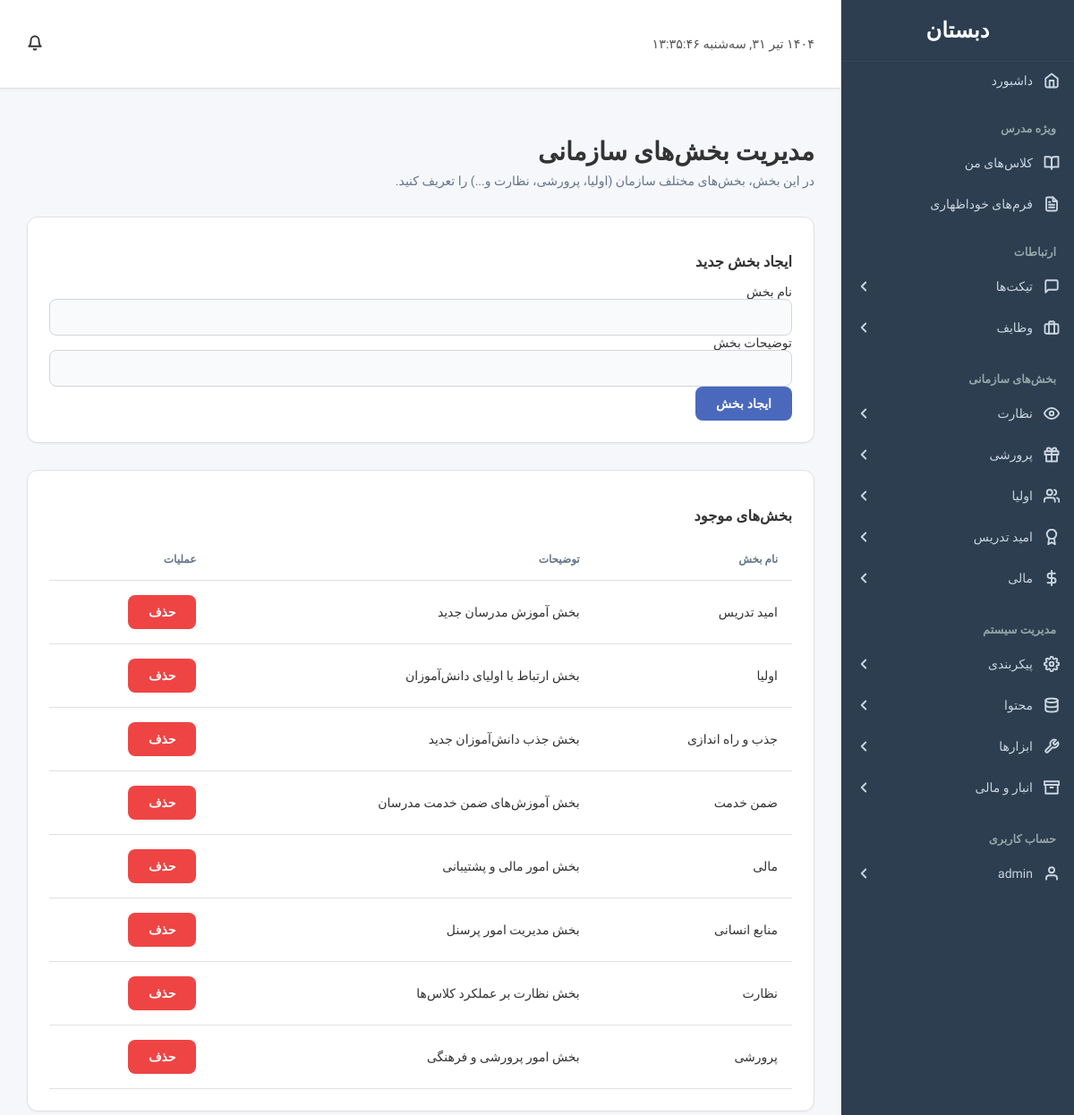
/admin/manage_departments.php (signed in), run on the app's committed database.
### tables this page shows
CREATE TABLE `departments` (
  `id` int(11) NOT NULL,
  `department_name` varchar(100) NOT NULL,
  `department_description` text DEFAULT NULL
);

### includes/access_control.php (called while the page is built, shortened)
<?php
function has_permission($permission_name) {
    if ((isset($_SESSION['is_admin']) && $_SESSION['is_admin']) || $_SESSION['id'] == 1) {
        return true;
    }
    return isset($_SESSION['permissions_cache'][$permission_name]);
}
?>

### admin/manage_departments.php (the view, shortened to what this page needs)
<?php
require_once "../includes/db.php";
require_once "../includes/access_control.php";
$departments = [];
$sql_depts = "SELECT id, department_name, department_description FROM departments ORDER BY department_name ASC";
if($result = mysqli_query($link, $sql_depts)){
    $departments = mysqli_fetch_all($result, MYSQLI_ASSOC);
}
require_once "../includes/header.php";
?>
<div class="page-content">
    <h2>مدیریت بخش‌های سازمانی</h2>
    <p>در این بخش، بخش‌های مختلف سازمان (اولیا، پرورشی، نظارت و...) را تعریف کنید.</p>
    <div class="form-container" style="margin-bottom: 30px;">
        <h3>ایجاد بخش جدید</h3>
        <form action="<?php echo htmlspecialchars($_SERVER["PHP_SELF"]); ?>" method="post">
            <div class="form-group">
                <label for="department_name">نام بخش</label>
                <input type="text" name="department_name" id="department_name" class="form-control" required>
            </div>
            <div class="form-group">
                <label for="department_description">توضیحات بخش</label>
                <input type="text" name="department_description" id="department_description" class="form-control">
            </div>
            <div class="form-group">
                <input type="submit" name="add_department" class="btn btn-primary" value="ایجاد بخش">
            </div>
        </form>
    </div>
    <div class="table-container">
        <h3>بخش‌های موجود</h3>
        <table class="table">
            <thead>
                <tr>
                    <th>نام بخش</th>
                    <th>توضیحات</th>
                    <th>عملیات</th>
                </tr>
            </thead>
            <tbody>
                <?php foreach ($departments as $department): ?>
                    <tr>
                        <td><?php echo htmlspecialchars($department['department_name']); ?></td>
                        <td><?php echo htmlspecialchars($department['department_description']); ?></td>
                        <td>
                            <a href="manage_departments.php?delete_department=<?php echo $department['id']; ?>" class="btn btn-danger btn-sm" onclick="return confirm('آیا از حذف این بخش مطمئن هستید؟')">حذف</a>
                        </td>
                    </tr>
                <?php endforeach; ?>
            </tbody>
        </table>
    </div>
</div>
<?php
require_once "../includes/footer.php";
?>

### includes/header.php (shortened to what this page needs)
<!DOCTYPE html>
<html lang="fa" dir="rtl">
<head>
    <link rel="stylesheet" href="https://unpkg.com/persian-datepicker@1.2.0/dist/css/persian-datepicker.min.css">
    <link rel="stylesheet" href="/dabestan/assets/css/style.css">
    <?php
    if (strpos($_SERVER['REQUEST_URI'], '/user/') !== false || strpos($_SERVER['REQUEST_URI'], '/admin/') !== false) {
        echo '<link rel="stylesheet" href="/dabestan/assets/css/dashboard.css">';
    }
    ?>
</head>
<body>
    <div class="sidebar">
        <div class="sidebar-header">
            <h3>دبستان</h3>
        </div>
        <ul class="nav-links">
            <li><a href="/dabestan/user/index.php"><i data-feather="home"></i><span>داشبورد</span></a></li>
            <li class="nav-section-title"><span>ویژه مدرس</span></li>
            <li><a href="/dabestan/user/my_classes.php"><i data-feather="book-open"></i><span>کلاس‌های من</span></a></li>
            <li><a href="/dabestan/user/list_forms.php"><i data-feather="file-text"></i><span>فرم‌های خوداظهاری</span></a></li>
            <li class="nav-section-title"><span>ارتباطات</span></li>
             <li class="has-submenu">
                <a href="#"><i data-feather="message-square"></i><span>تیکت‌ها</span><i class="submenu-arrow" data-feather="chevron-left"></i></a>
            </li>
            <li class="has-submenu">
                <a href="#"><i data-feather="briefcase"></i><span>وظایف</span><i class="submenu-arrow" data-feather="chevron-left"></i></a>
            </li>
            <?php if(has_permission('view_department_menu')): ?>
            <li class="nav-section-title"><span>بخش‌های سازمانی</span></li>
            <li class="has-submenu">
                <a href="#"><i data-feather="eye"></i><span>نظارت</span><i class="submenu-arrow" data-feather="chevron-left"></i></a>
            </li>
            <li class="has-submenu">
                <a href="#"><i data-feather="gift"></i><span>پرورشی</span><i class="submenu-arrow" data-feather="chevron-left"></i></a>
            </li>
            <li class="has-submenu">
                <a href="#"><i data-feather="users"></i><span>اولیا</span><i class="submenu-arrow" data-feather="chevron-left"></i></a>
            </li>
             <li class="has-submenu">
                <a href="#"><i data-feather="award"></i><span>امید تدریس</span><i class="submenu-arrow" data-feather="chevron-left"></i></a>
            </li>
             <li class="has-submenu">
                <a href="#"><i data-feather="dollar-sign"></i><span>مالی</span><i class="submenu-arrow" data-feather="chevron-left"></i></a>
            </li>
            <?php endif; ?>
            <?php if(has_permission('manage_users')): ?>
            <li class="nav-section-title"><span>مدیریت سیستم</span></li>
            <li class="has-submenu">
                <a href="#"><i data-feather="settings"></i><span>پیکربندی</span><i class="submenu-arrow" data-feather="chevron-left"></i></a>
            </li>
             <li class="has-submenu">
                <a href="#"><i data-feather="database"></i><span>محتوا</span><i class="submenu-arrow" data-feather="chevron-left"></i></a>
            </li>
             <li class="has-submenu">
                <a href="#"><i data-feather="tool"></i><span>ابزارها</span><i class="submenu-arrow" data-feather="chevron-left"></i></a>
            </li>
             <li class="has-submenu">
                <a href="#"><i data-feather="archive"></i><span>انبار و مالی</span><i class="submenu-arrow" data-feather="chevron-left"></i></a>
            </li>
            <?php endif; ?>
            <li class="nav-section-title"><span>حساب کاربری</span></li>
            <li class="has-submenu">
                <a href="#"><i data-feather="user"></i><span><?php echo htmlspecialchars($_SESSION["username"]); ?></span><i class="submenu-arrow" data-feather="chevron-left"></i></a>
            </li>
        </ul>
    </div>
    <div class="main-content">
        <header>
            <div id="datetime">
                <span id="date"></span>
                <span id="time"></span>
            </div>
            <div class="header-right">
                <div class="header-notifications">
                    <div class="notification-icon" id="notification-icon">
                        <i data-feather="bell"></i>
                    </div>
                </div>
            </div>
        </header>
        <main>

### includes/footer.php (shortened to what this page needs)
</main>
    </div>
</body>
</html>

### assets/css/style.css (style rules this page uses)
:root { --primary-color: #6a5af9; --primary-hover-color: #5a4bf8; --sidebar-bg: #1e293b; --sidebar-link-color: #cbd5e1; --sidebar-link-hover-color: #ffffff; --sidebar-link-active-bg: rgba(106, 90, 249, 0.1); --sidebar-link-active-border: #6a5af9; --background-color: #f1f5f9; --widget-bg: #ffffff; --text-color: #0f172a; --text-muted: #64748b; --border-color: #e2e8f0; --danger-color: #ef4444; --success-color: #22c55e; --font-family: 'Vazirmatn', sans-serif; --shadow-sm: 0 1px 2px 0 rgb(0 0 0 / 0.05); --shadow-md: 0 4px 6px -1px rgb(0 0 0 / 0.1), 0 2px 4px -2px rgb(0 0 0 / 0.1); --shadow-lg: 0 10px 15px -3px rgb(0 0 0 / 0.1), 0 4px 6px -2px rgb(0 0 0 / 0.1); --radius-md: 0.5rem; --radius-lg: 0.75rem; }
body { font-family: var(--font-family); background-color: var(--background-color); direction: rtl; text-align: right; margin: 0; font-size: 14px; color: var(--text-color); -webkit-font-smoothing: antialiased; -moz-osx-font-smoothing: grayscale; }
.sidebar { position: fixed; top: 0; right: 0; width: 260px; height: 100%; background: var(--sidebar-bg); transition: right 0.3s ease-in-out; z-index: 1000; display: flex; flex-direction: column; border-left: 1px solid var(--border-color); overflow-y: auto; }
.sidebar-header { padding: 24px; text-align: center; font-size: 1.5em; font-weight: 700; color: #fff; }
.sidebar-header h3 { margin: 0; }
.nav-links { list-style: none; padding: 0 16px; margin: 0; flex-grow: 1; }
.nav-links li a { display: flex; align-items: center; gap: 12px; padding: 12px 16px; color: var(--sidebar-link-color); text-decoration: none; transition: all 0.2s ease; border-radius: var(--radius-md); margin-bottom: 4px; font-weight: 500; }
.has-submenu > a { justify-content: space-between; }
.submenu-arrow { transition: transform 0.3s ease; }
.nav-section-title { padding: 16px 16px 8px; font-size: 0.75rem; color: var(--text-muted); font-weight: 600; text-transform: uppercase; }
.nav-links li:last-child { margin-top: auto; }
.main-content { margin-right: 260px; transition: margin-right 0.3s ease-in-out; }
header { background: var(--widget-bg); padding: 0 32px; display: flex; justify-content: space-between; align-items: center; border-bottom: 1px solid var(--border-color); height: 70px; position: sticky; top: 0; z-index: 999; }
main { padding: 32px; }
.btn { padding: 10px 22px; border: 1px solid transparent; border-radius: var(--radius-md); cursor: pointer; font-size: 14px; font-weight: 600; transition: all 0.2s ease; text-decoration: none; display: inline-flex; align-items: center; gap: 8px; }
.btn-primary { background-color: var(--primary-color); color: white; }
.btn-danger { background-color: var(--danger-color); color: white; }
.form-container, .table-container, .widget { background: var(--widget-bg); padding: 24px; border-radius: var(--radius-lg); box-shadow: var(--shadow-sm); border: 1px solid var(--border-color); }
.form-control { width: 100%; padding: 12px; border: 1px solid #d1d5db; border-radius: var(--radius-md); box-sizing: border-box; transition: all 0.2s; background: #f9fafb; }
.table { width: 100%; border-collapse: collapse; }
.table th, .table td { padding: 16px; border-bottom: 1px solid var(--border-color); }
.table th { font-weight: 600; font-size: 12px; text-transform: uppercase; color: var(--text-muted); text-align: right; }
.page-content > h2 { font-size: 1.75rem; font-weight: 700; margin-bottom: 8px; }
.page-content > p { color: var(--text-muted); margin-top: 0; margin-bottom: 32px; }
.feather { width: 18px; height: 18px; stroke-width: 2.5px; }
.header-right { display: flex; align-items: center; gap: 20px; }
.header-notifications { position: relative; }
.notification-icon { cursor: pointer; position: relative; }

### data on the page
departments: department_name "امید تدریس", department_description "بخش آموزش مدرسان جدید"
departments: department_name "اولیا", department_description "بخش ارتباط با اولیای دانش‌آموزان"
departments: department_name "جذب و راه اندازی", department_description "بخش جذب دانش‌آموزان جدید"
departments: department_name "ضمن خدمت", department_description "بخش آموزش‌های ضمن خدمت مدرسان"
departments: department_name "مالی", department_description "بخش امور مالی و پشتیبانی"
departments: department_name "منابع انسانی", department_description "بخش مدیریت امور پرسنل"
departments: department_name "نظارت", department_description "بخش نظارت بر عملکرد کلاس‌ها"
departments: department_name "پرورشی", department_description "بخش امور پرورشی و فرهنگی"

### other printed values
$_SESSION["username"] "admin"
